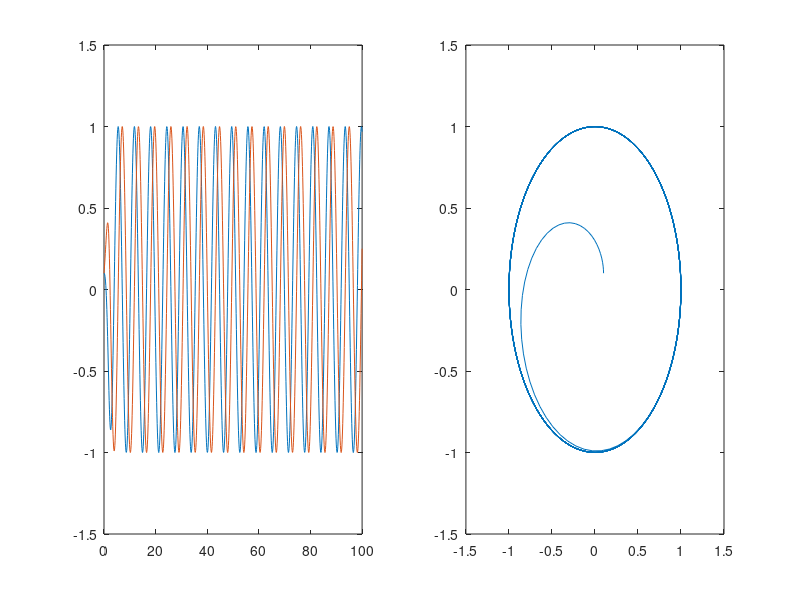

Write the MATLAB code that produced this figure.
function phaseoscillator
clc;

fprintf('The Phase Oscillator\n');

par=param(1);
ini=[0.1;0.1];

trans=0; tend=100; tstep=0.1;

integration(par,ini,trans,tend,tstep);

% ==========  Integration =================================

function integration(par,x0,trans,tend,tstep)

[t,x] = run(x0,par,trans,tend,tstep,[],[]);

figure(1)
clf;

subplot(1,2,1)
plot(t,x);

subplot(1,2,2)
plot(x(:,1),x(:,2));


% ==========  dxdt =================================    

function output = dxdt(t,x,par,forcing,pulse)

output = myequa(x,par);

% ==========  Equations =================================    

function output = myequa(x,par)

g = par(1);
k = par(2);
a = par(3);
c = par(4);

r2=x(1)^2+x(2)^2;

output = [-k*x(2)+g*(x(1)-c)*(a^2-r2);
          g*x(2)*(a^2-r2)+k*(x(1)-c)];

% ==========  Parameters ================================= 

function par = param(set)
g=1; k=1; a=1; c=0;
par=[g,k,a,c];

% ==========  Run ===================================== 

function [t,x]=run(x0,par,trans,tend,tstep,forcing,pulse)

ttrans = [0:tstep:trans];
tspan = [0:tstep:tend];

option = odeset('RelTol', 1e-5);

if ttrans(end)>0 
    sol = ode45(@dxdt,ttrans,x0,option,par,forcing,pulse);
    x0 = sol.y(:,end);
end

[t x] = ode45(@dxdt,tspan,x0,option,par,forcing,pulse);